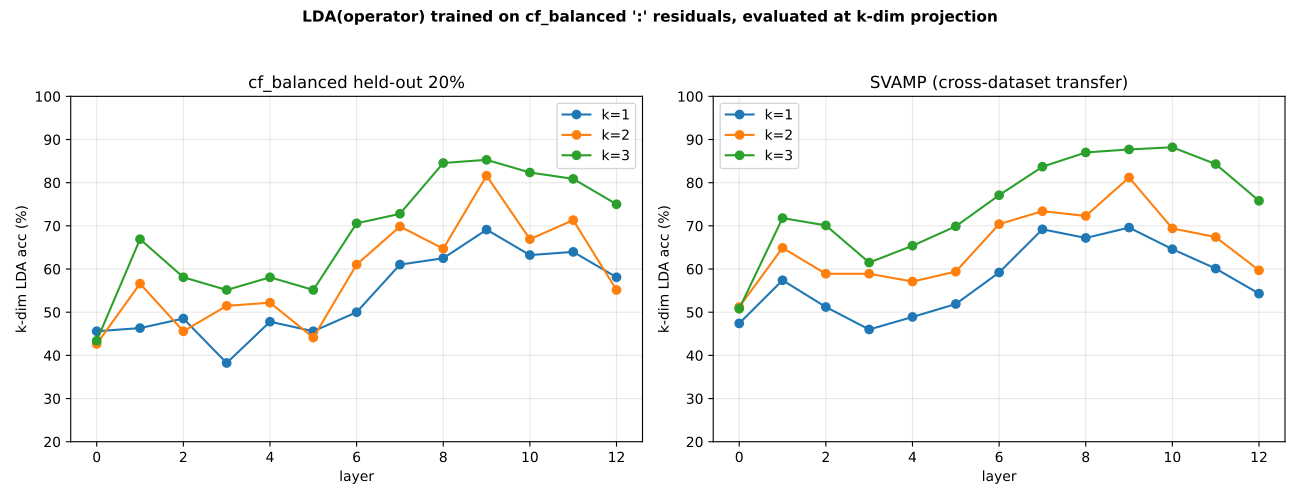

Here is the Python script that generated this plot:
"""LDA-on-CF dim sweep with held-out scoring + cross-dataset transfer.

':' analog of cf_lda_80_20_slideshow.py. For each k in {1,2,3}:
  Fit LDA(n_components=k) on 80% of cf_balanced ':' residuals (stratified
  on problem_type) per layer. Project held-out 20% and full SVAMP ':' into
  the k-dim space. Fit a fresh LDA classifier on the k-dim projection and
  report acc.

Layout: dim × 2 datasets × 13 layers = 78 slides + summaries.
"""
from __future__ import annotations

import json
from collections import Counter
from pathlib import Path

import matplotlib.pyplot as plt
import numpy as np
import torch
from matplotlib.backends.backend_pdf import PdfPages
from matplotlib.lines import Line2D
from mpl_toolkits.mplot3d import Axes3D  # noqa: F401
from sklearn.discriminant_analysis import LinearDiscriminantAnalysis
from sklearn.model_selection import train_test_split

REPO = Path(__file__).resolve().parents[2]
CF_ACTS = REPO / "experiments" / "computation_probes" / "cf_balanced_colon_acts.pt"
CF_META = REPO / "experiments" / "computation_probes" / "cf_balanced_colon_acts_meta.json"
ORIG_ACTS = REPO / "experiments" / "computation_probes" / "svamp_colon_acts.pt"
ORIG_META = REPO / "experiments" / "computation_probes" / "svamp_colon_acts_meta.json"
OUT_PDF = REPO / "visualizations-all" / "gpt2" / "cf_lda_80_20_slideshow_colon.pdf"
OUT_STATS = REPO / "visualizations-all" / "gpt2" / "cf_lda_80_20_colon_stats.json"

PROBLEM_TYPE_COLORS = {"Subtraction": "#1f77b4", "Addition": "#ff7f0e",
                       "Common-Division": "#2ca02c", "Multiplication": "#d62728"}
OPS = ["Addition", "Subtraction", "Multiplication", "Common-Division"]
SEED = 13
DIMS = [1, 2, 3]


def load(acts_p, meta_p):
    acts = torch.load(acts_p, map_location="cpu", weights_only=True).float().numpy()
    types = np.array(json.load(open(meta_p))["types"])
    op_to_idx = {op: i for i, op in enumerate(OPS)}
    y = np.array([op_to_idx.get(t, -1) for t in types])
    valid = y >= 0
    return acts[valid], y[valid]


def render_slide(pdf, dim, title, X_proj, y, acc, op_names=OPS):
    fig = plt.figure(figsize=(8, 6))
    fig.suptitle(title + f"  (acc={acc*100:.1f}%)", fontsize=11, fontweight="bold")
    if dim == 1:
        ax = fig.add_subplot(111)
        for c, name in enumerate(op_names):
            mask = y == c
            if not mask.any(): continue
            ax.hist(X_proj[mask, 0], bins=30, alpha=0.55,
                    color=PROBLEM_TYPE_COLORS[name], label=name, density=True)
        ax.set_xlabel("LD1"); ax.set_ylabel("density")
    elif dim == 2:
        ax = fig.add_subplot(111)
        for c, name in enumerate(op_names):
            mask = y == c
            if not mask.any(): continue
            ax.scatter(X_proj[mask, 0], X_proj[mask, 1], s=8,
                       c=PROBLEM_TYPE_COLORS[name], label=name, alpha=0.6)
        ax.set_xlabel("LD1"); ax.set_ylabel("LD2"); ax.grid(alpha=0.3)
    else:  # 3D
        ax = fig.add_subplot(111, projection="3d")
        for c, name in enumerate(op_names):
            mask = y == c
            if not mask.any(): continue
            ax.scatter(X_proj[mask, 0], X_proj[mask, 1], X_proj[mask, 2], s=8,
                       c=PROBLEM_TYPE_COLORS[name], label=name, alpha=0.6,
                       linewidths=0, depthshade=True)
        ax.set_xlabel("LD1"); ax.set_ylabel("LD2"); ax.set_zlabel("LD3")
        ax.set_xticklabels([]); ax.set_yticklabels([]); ax.set_zticklabels([])
    ax.legend(fontsize=7)
    fig.tight_layout()
    pdf.savefig(fig, dpi=140); plt.close(fig)


def main():
    cf_acts, cf_y = load(CF_ACTS, CF_META)
    orig_acts, orig_y = load(ORIG_ACTS, ORIG_META)
    print(f"cf={cf_acts.shape}, types={Counter(cf_y.tolist())}")
    print(f"orig={orig_acts.shape}, types={Counter(orig_y.tolist())}")
    Ncf = cf_acts.shape[0]; L = cf_acts.shape[1]
    idx_tr, idx_te = train_test_split(np.arange(Ncf), test_size=0.2,
                                       random_state=SEED, stratify=cf_y)
    cf_test_acc = {k: np.zeros(L) for k in DIMS}
    orig_acc = {k: np.zeros(L) for k in DIMS}

    print(f"writing {OUT_PDF}")
    with PdfPages(OUT_PDF) as pdf:
        # Summary slide: dim-by-dim acc per layer for both datasets
        fig, axes = plt.subplots(1, 2, figsize=(13, 5))
        # Compute first
        for k in DIMS:
            for l in range(L):
                Xtr = cf_acts[idx_tr, l, :]; ytr = cf_y[idx_tr]
                lda = LinearDiscriminantAnalysis(n_components=k).fit(Xtr, ytr)
                # k-dim classifier on the projection
                clf = LinearDiscriminantAnalysis()
                clf.fit(lda.transform(Xtr), ytr)
                Xte = lda.transform(cf_acts[idx_te, l, :])
                cf_test_acc[k][l] = clf.score(Xte, cf_y[idx_te])
                Xorig = lda.transform(orig_acts[:, l, :])
                orig_acc[k][l] = clf.score(Xorig, orig_y)
        xs = np.arange(L)
        for k, c in zip(DIMS, ["#1f77b4", "#ff7f0e", "#2ca02c"]):
            axes[0].plot(xs, cf_test_acc[k] * 100, "o-", color=c, label=f"k={k}")
            axes[1].plot(xs, orig_acc[k] * 100, "o-", color=c, label=f"k={k}")
        for ax, title in [(axes[0], "cf_balanced held-out 20%"),
                          (axes[1], "SVAMP (cross-dataset transfer)")]:
            ax.set_xlabel("layer"); ax.set_ylabel("k-dim LDA acc (%)")
            ax.set_title(title); ax.legend(); ax.grid(alpha=0.3); ax.set_ylim(20, 100)
        fig.suptitle("LDA(operator) trained on cf_balanced ':' residuals, evaluated at k-dim projection",
                     fontsize=11, fontweight="bold")
        fig.tight_layout(rect=(0, 0, 1, 0.94))
        pdf.savefig(fig, dpi=140); plt.close(fig)

        # Per-(dim, layer) slides
        for k in DIMS:
            print(f"  dim={k} CF held-out slides...")
            for l in range(L):
                Xtr = cf_acts[idx_tr, l, :]; ytr = cf_y[idx_tr]
                lda = LinearDiscriminantAnalysis(n_components=k).fit(Xtr, ytr)
                Xte = lda.transform(cf_acts[idx_te, l, :])
                render_slide(pdf, k, f"cf_balanced (held-out) — layer {l} — dim={k}",
                             Xte, cf_y[idx_te], cf_test_acc[k][l])
            print(f"  dim={k} SVAMP transfer slides...")
            for l in range(L):
                Xtr = cf_acts[idx_tr, l, :]; ytr = cf_y[idx_tr]
                lda = LinearDiscriminantAnalysis(n_components=k).fit(Xtr, ytr)
                Xorig = lda.transform(orig_acts[:, l, :])
                render_slide(pdf, k, f"SVAMP (transfer) — layer {l} — dim={k}",
                             Xorig, orig_y, orig_acc[k][l])
    OUT_STATS.write_text(json.dumps({
        "L": int(L),
        "cf_test_acc": {k: v.tolist() for k, v in cf_test_acc.items()},
        "orig_acc": {k: v.tolist() for k, v in orig_acc.items()},
    }, indent=2))
    print(f"done -> {OUT_PDF}  ({OUT_PDF.stat().st_size/1e6:.1f} MB)")
    print(f"stats -> {OUT_STATS}")


if __name__ == "__main__":
    main()
